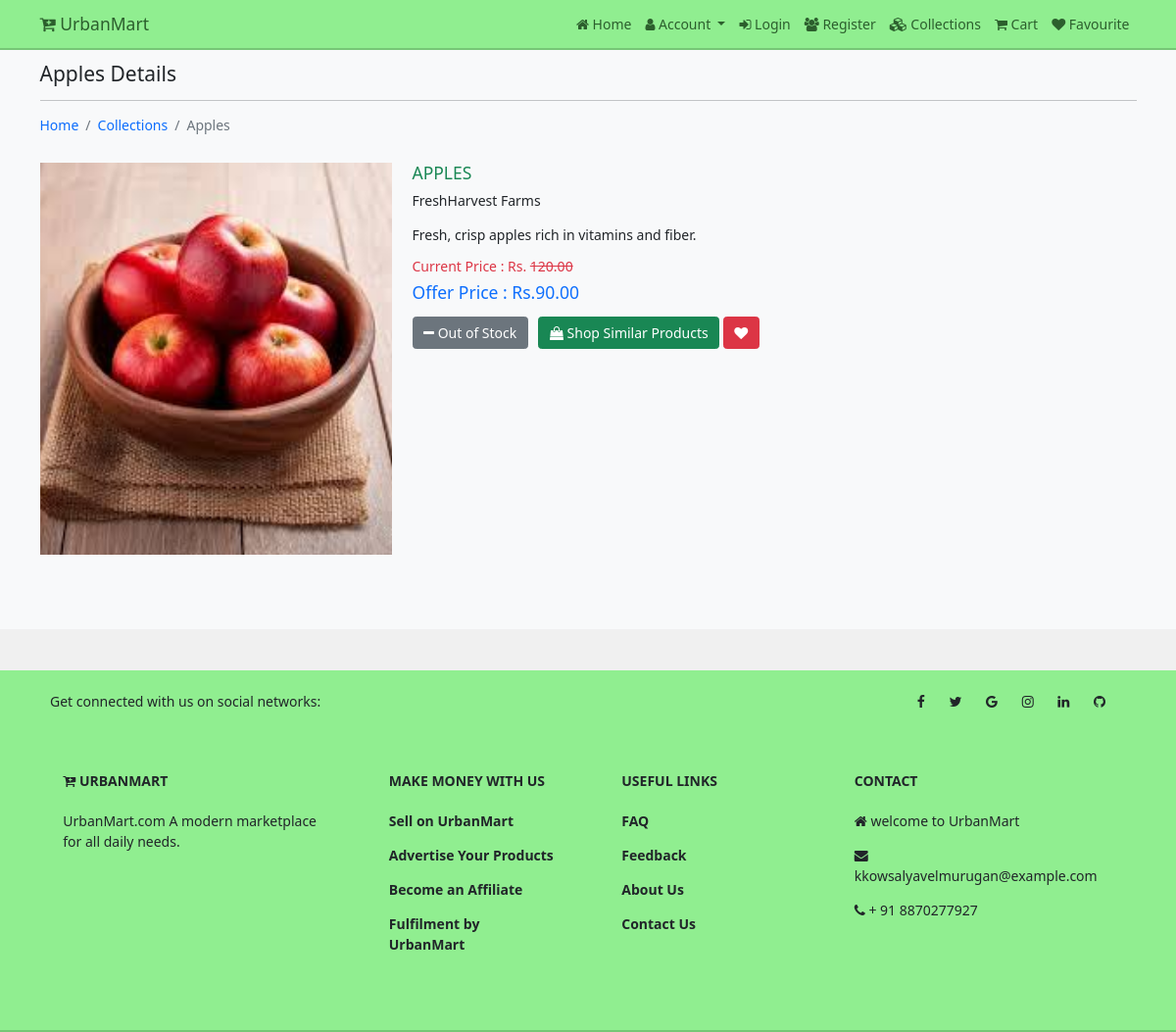
/collections/Grocery/Apples, run on the app's committed database.
### shopkart/models.py (models this page shows)
class Product(models.Model):
    category=models.ForeignKey(Category,on_delete=models.CASCADE)
    name=models.CharField(max_length=150,null=False,blank=False)
    vendor=models.CharField(max_length=150,null=False,blank=False)
    product_image=models.ImageField(upload_to=getFileName,null=True,blank=True)
    quantity=models.IntegerField(null=False,blank=False)
    original_price=models.DecimalField(max_digits=10, decimal_places=2, null=False, blank=False)
    selling_price=models.DecimalField(max_digits=10, decimal_places=2, null=False, blank=False)
    description=models.TextField(max_length=500,null=False,blank=False)
    status=models.BooleanField(default=False,help_text="0-show,1-Hidden")
    trending=models.BooleanField(default=False,help_text="0-default,1-trending")
    created_at=models.DateTimeField(auto_now_add=True)
    def __str__(self):
        return self.name

### shopkart/views.py (the view)
# urls.py: path('collections/<str:cname>/<str:pname>',views.product_details,name='product_details'),
def product_details(request,cname,pname):
    if(Category.objects.filter(name=cname,status=0)):
      if(Product.objects.filter(name=pname,status=0)):
        products=Product.objects.filter(name=pname,status=0).first()
        return render(request,"shop/products/product_details.html",{"products":products})
      else:
        messages.error(request,"No Such Produtct Found")
        return redirect('collections')
    else:
      messages.error(request,"No Such Catagory Found")
      return redirect('collections')

### shopkart/templates/shop/products/product_details.html (shortened to what this page needs)
{% extends 'shop/layouts/main.html' %}
{% block content %}
<section class="bg-light py-4 my-5" style="min-height:600px;">
  <div class="container">
    <div class="row">
      <div class="col-12">
        <h4 class="mb-3">  {{products}} Details</h4>
        <hr style="border-color:#b8bfc2;">
        <nav aria-label="breadcrumb">
          <ol class="breadcrumb">
            <li class="breadcrumb-item"><a href="{% url 'home' %}">Home</a></li>
            <li class="breadcrumb-item"><a href="{% url 'collections' products.category.name  %}">Collections</a></li>
            <li class="breadcrumb-item active" aria-current="page">{{products}}</li>
          </ol>
        </nav>
      </div>
      <div class="col-4 my-3 pic-box">
          <img src="{{products.product_image.url}}"  class="card-image-top" alt="{{products}}" style="height: 400px; width: 100%; object-fit: cover;">
      </div>
      <div class="col-8 my-3">
          <h5 class="text-success">{{products | upper}}</h5>
          <p>{{products.vendor}}</p>
          <p>{{products.description}}</p>
          <h6 class="my-2 text-danger">Current Price : Rs. <s>{{products.original_price}}</s></h6>
          <h5 class="my-2 text-primary">Offer Price   : Rs.{{products.selling_price}}</h5>
          <div class="my-3">
            {% if products.quantity > 0 %}
            <input type="hidden" value="{{products.id}}" id="pid">
              <p>
                <div class="input-group" style="width:150px">
                  <button class="input-group-text bg-success text-light" id="btnMinus" ><i class="fa fa-minus"></i></button>
                    <input type="text" name="qty" id="txtQty" value="1" class="form-control text-center">
                  <button class="input-group-text bg-success text-light" id="btnPlus"><i class="fa fa-plus"></i></button>
                </div>
              </p>
            <button class="btn btn-primary" id="btnCart"><i class="fa fa-shopping-cart"></i> Add to Cart</button>
            <button class="btn btn-success ms-2" id="btnShopNow"><i class="fa fa-shopping-bag"></i> Shop Now</button>
            {% else %}
            <button class="btn btn-secondary"><i class="fa fa-minus"></i> Out of Stock</button>
            <a href="{% url 'collections' products.category.name %}" class="btn btn-success ms-2"><i class="fa fa-shopping-bag"></i> Shop Similar Products</a>
            {% endif %}
            <button class="btn btn-danger" id="btnFav"><i class="fa fa-heart"></i></button>
          </div>
      </div>
    </div>
  </div>
</section>
{% endblock content %}

### static/css/style.css (style rules this page uses)
html { font-size: 14px; }
body { font-family: 'Noto Sans',sans-serif; background-color: #f0f0f0; animation: moveBackground 20s linear infinite; background-size: 200% 200%; }
a { text-decoration: none; }
.pic-box { position: relative; }

### data on the page
Product: name "Apples", product_image (picture), name "APPLES", vendor "FreshHarvest Farms", description "Fresh, crisp apples rich in vitamins and fiber.", original_price "120.00", selling_price "90.00"
